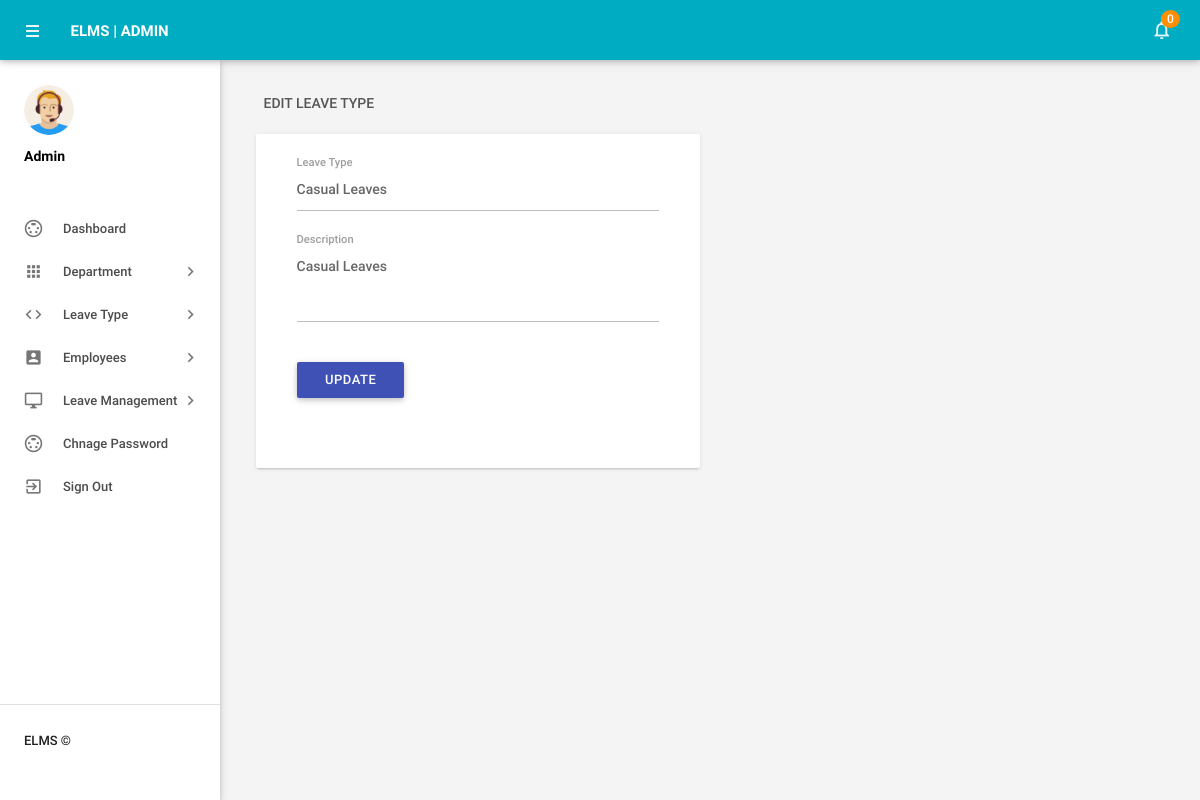
The app's page /admin/editleavetype.php?lid=1 (signed in), older data.
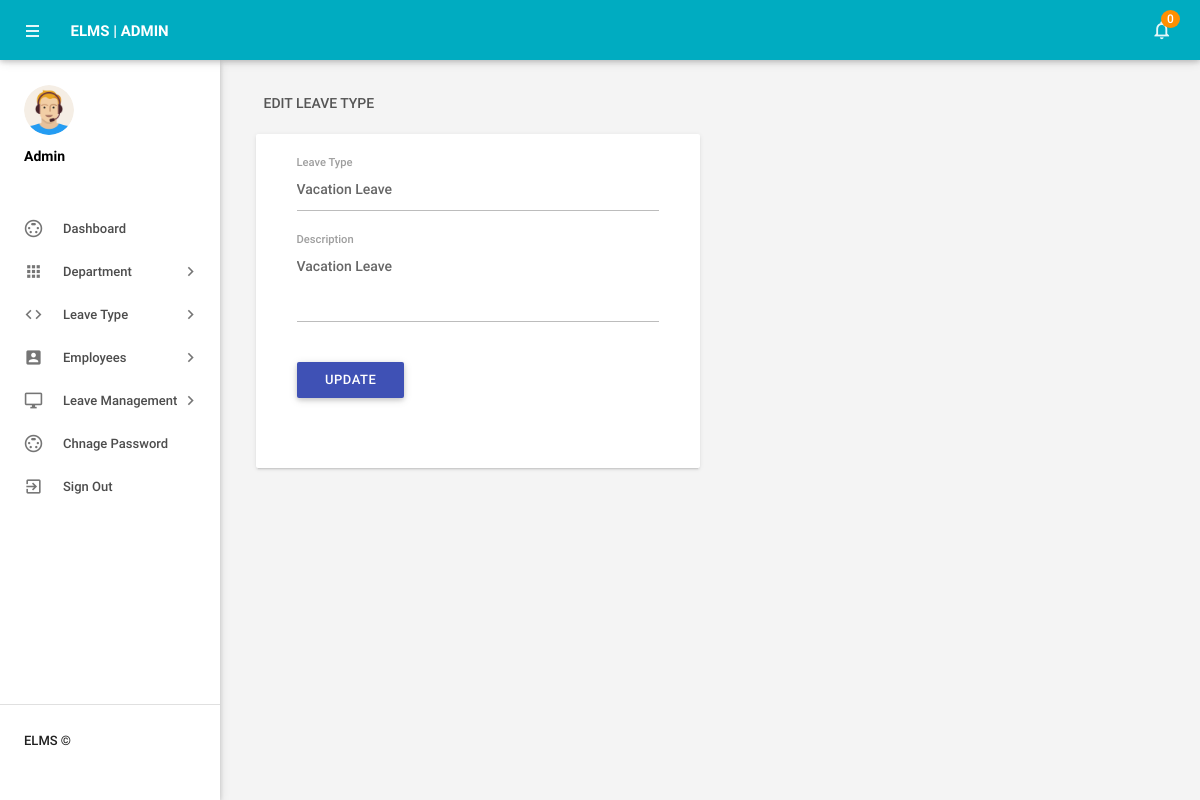
The same page, newer data.
### tables this page shows
CREATE TABLE `tblleavetype` (
  `id` int(11) NOT NULL,
  `LeaveType` varchar(200) DEFAULT NULL,
  `Description` mediumtext DEFAULT NULL,
  `CreationDate` timestamp NOT NULL DEFAULT current_timestamp()
);

### admin/editleavetype.php (the view, shortened to what this page needs)
<?php
include('includes/config.php');
if(strlen($_SESSION['alogin'])==0)
    {
header('location:index.php');
}
else{
    ?>
<!DOCTYPE html>
<html lang="en">
    <head>
        <link type="text/css" rel="stylesheet" href="../assets/plugins/materialize/css/materialize.min.css"/>
        <link href="../assets/plugins/material-preloader/css/materialPreloader.min.css" rel="stylesheet">
        <link href="../assets/css/alpha.min.css" rel="stylesheet" type="text/css"/>
        <link href="../assets/css/custom.css" rel="stylesheet" type="text/css"/>
    </head>
    <body>
  <?php include('includes/header.php');?>
       <?php include('includes/sidebar.php');?>
            <main class="mn-inner">
                <div class="row">
                    <div class="col s12">
                        <div class="page-title">Edit Leave Type</div>
                    </div>
                    <div class="col s12 m12 l6">
                        <div class="card">
                            <div class="card-content">
                                <div class="row">
                                    <form class="col s12" name="chngpwd" method="post">
<?php
$lid=intval($_GET['lid']);
$sql = "SELECT * from tblleavetype where id=:lid";
$query = $dbh -> prepare($sql);
$query->bindParam(':lid',$lid,PDO::PARAM_STR);
$query->execute();
$results=$query->fetchAll(PDO::FETCH_OBJ);
if($query->rowCount() > 0)
{
foreach($results as $result)
{               ?>
                                        <div class="row">
                                            <div class="input-field col s12">
<input id="leavetype" type="text"  class="validate" autocomplete="off" name="leavetype" value="<?php echo htmlentities($result->LeaveType);?>"  required>
                                                <label for="leavetype">Leave Type</label>
                                            </div>
          <div class="input-field col s12">
<textarea id="textarea1" name="description" class="materialize-textarea" name="description" length="500"><?php echo htmlentities($result->Description);?></textarea>
                                                <label for="deptshortname">Description</label>
                                            </div>
<?php }} ?>
<div class="input-field col s12">
<button type="submit" name="update" class="waves-effect waves-light btn indigo m-b-xs">Update</button>
</div>
                                        </div>
                                    </form>
                                </div>
                            </div>
                        </div>
                    </div>
                </div>
            </main>
        </div>
        <div class="left-sidebar-hover"></div>
    </body>
</html>
<?php } ?>

Row changes from the older to the newer data that the page shows:
changed tblleavetype: leavetype "Casual Leaves" → "Vacation Leave"; description "Casual Leaves" → "Vacation Leave"
